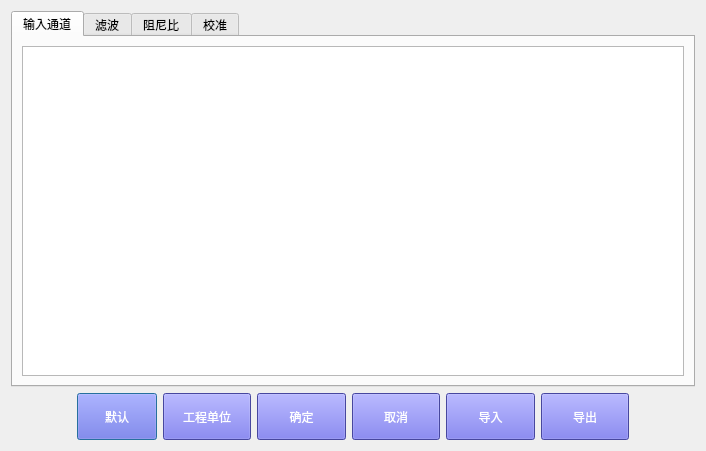
<?xml version="1.0" encoding="UTF-8"?>
<ui version="4.0">
 <class>ChannelArgDialog</class>
 <widget class="QDialog" name="ChannelArgDialog">
  <property name="geometry">
   <rect>
    <x>0</x>
    <y>0</y>
    <width>706</width>
    <height>451</height>
   </rect>
  </property>
  <property name="windowTitle">
   <string>Dialog</string>
  </property>
  <property name="styleSheet">
   <string notr="true">ChannelArgDialog{
	background-color: qlineargradient(spread:pad, x1:0.269, y1:0.352273, x2:1, y2:1, stop:0 rgba(105, 28, 196, 255), stop:1 rgba(255, 255, 255, 255));


}
QPushButton{
background-color: rgb(100, 100, 223);
	font: 700 9pt &quot;Microsoft YaHei UI&quot;;
color:rgb(255, 255, 255)
}
</string>
  </property>
  <layout class="QGridLayout" name="gridLayout_2">
   <item row="0" column="0">
    <layout class="QVBoxLayout" name="verticalLayout" stretch="8,1">
     <item>
      <widget class="QTabWidget" name="tabWidget">
       <property name="currentIndex">
        <number>0</number>
       </property>
       <widget class="QWidget" name="tab">
        <attribute name="title">
         <string>输入通道</string>
        </attribute>
        <layout class="QGridLayout" name="gridLayout">
         <item row="0" column="0">
          <widget class="QTableWidget" name="inputChannelTable"/>
         </item>
        </layout>
       </widget>
       <widget class="QWidget" name="tab_3">
        <attribute name="title">
         <string>滤波</string>
        </attribute>
        <widget class="QTableWidget" name="flurTable">
         <property name="geometry">
          <rect>
           <x>10</x>
           <y>10</y>
           <width>641</width>
           <height>301</height>
          </rect>
         </property>
        </widget>
       </widget>
       <widget class="QWidget" name="tab_4">
        <attribute name="title">
         <string>阻尼比</string>
        </attribute>
        <widget class="QTableWidget" name="DRatioTable">
         <property name="geometry">
          <rect>
           <x>10</x>
           <y>10</y>
           <width>641</width>
           <height>301</height>
          </rect>
         </property>
        </widget>
       </widget>
       <widget class="QWidget" name="tab_2">
        <attribute name="title">
         <string>校准</string>
        </attribute>
        <widget class="QTableWidget" name="callibrateTable">
         <property name="geometry">
          <rect>
           <x>10</x>
           <y>10</y>
           <width>641</width>
           <height>301</height>
          </rect>
         </property>
        </widget>
       </widget>
      </widget>
     </item>
     <item>
      <layout class="QHBoxLayout" name="horizontalLayout_2" stretch="1,0,7,1">
       <item>
        <spacer name="horizontalSpacer">
         <property name="orientation">
          <enum>Qt::Horizontal</enum>
         </property>
         <property name="sizeHint" stdset="0">
          <size>
           <width>40</width>
           <height>20</height>
          </size>
         </property>
        </spacer>
       </item>
       <item>
        <widget class="QPushButton" name="pushButton">
         <property name="sizePolicy">
          <sizepolicy hsizetype="Minimum" vsizetype="Expanding">
           <horstretch>0</horstretch>
           <verstretch>0</verstretch>
          </sizepolicy>
         </property>
         <property name="text">
          <string>默认</string>
         </property>
        </widget>
       </item>
       <item>
        <layout class="QHBoxLayout" name="horizontalLayout">
         <item>
          <widget class="QPushButton" name="unitButton">
           <property name="sizePolicy">
            <sizepolicy hsizetype="Expanding" vsizetype="Expanding">
             <horstretch>0</horstretch>
             <verstretch>0</verstretch>
            </sizepolicy>
           </property>
           <property name="text">
            <string>工程单位</string>
           </property>
          </widget>
         </item>
         <item>
          <widget class="QPushButton" name="pushButton_2">
           <property name="sizePolicy">
            <sizepolicy hsizetype="Expanding" vsizetype="Expanding">
             <horstretch>0</horstretch>
             <verstretch>0</verstretch>
            </sizepolicy>
           </property>
           <property name="styleSheet">
            <string notr="true"/>
           </property>
           <property name="text">
            <string>确定</string>
           </property>
          </widget>
         </item>
         <item>
          <widget class="QPushButton" name="pushButton_3">
           <property name="sizePolicy">
            <sizepolicy hsizetype="Expanding" vsizetype="Expanding">
             <horstretch>0</horstretch>
             <verstretch>0</verstretch>
            </sizepolicy>
           </property>
           <property name="text">
            <string>取消</string>
           </property>
          </widget>
         </item>
         <item>
          <widget class="QPushButton" name="pushButton_4">
           <property name="sizePolicy">
            <sizepolicy hsizetype="Expanding" vsizetype="Expanding">
             <horstretch>0</horstretch>
             <verstretch>0</verstretch>
            </sizepolicy>
           </property>
           <property name="styleSheet">
            <string notr="true"/>
           </property>
           <property name="text">
            <string>导入</string>
           </property>
          </widget>
         </item>
         <item>
          <widget class="QPushButton" name="pushButton_5">
           <property name="sizePolicy">
            <sizepolicy hsizetype="Expanding" vsizetype="Expanding">
             <horstretch>0</horstretch>
             <verstretch>0</verstretch>
            </sizepolicy>
           </property>
           <property name="text">
            <string>导出</string>
           </property>
          </widget>
         </item>
        </layout>
       </item>
       <item>
        <spacer name="horizontalSpacer_2">
         <property name="orientation">
          <enum>Qt::Horizontal</enum>
         </property>
         <property name="sizeHint" stdset="0">
          <size>
           <width>40</width>
           <height>20</height>
          </size>
         </property>
        </spacer>
       </item>
      </layout>
     </item>
    </layout>
   </item>
  </layout>
 </widget>
 <resources/>
 <connections/>
</ui>
